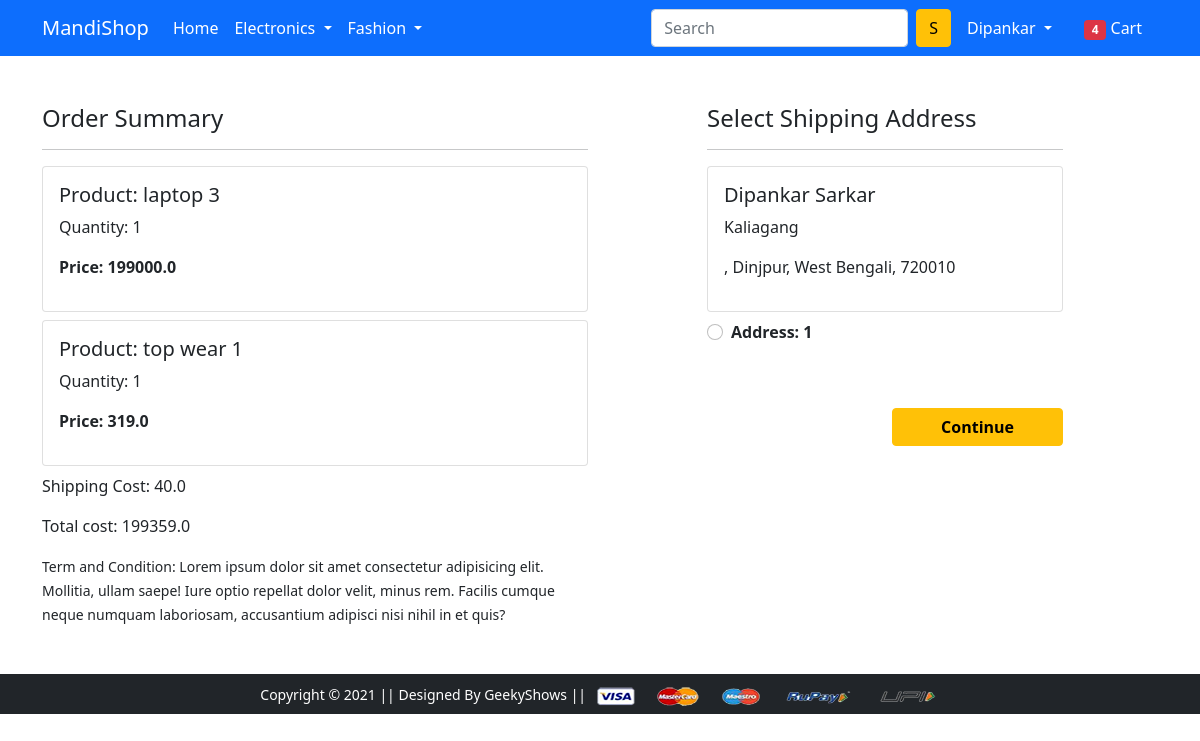
The app's page /checkout/ (signed in) with its own data.
### MyApp/models.py (models this page shows, shortened)
class Cart(models.Model):
    user = models.ForeignKey(User, on_delete=models.CASCADE)
    product = models.ForeignKey(Product, on_delete=models.CASCADE)
    quantity = models.PositiveIntegerField(default=1)
    @property
    def total_cost(self):
        return self.quantity * self.product.discounted_price

class Product(models.Model):
    title = models.CharField(max_length=100)
    selling_price = models.FloatField()
    discounted_price = models.FloatField()
    description = models.TextField()
    brand = models.CharField(max_length=100)
    category = models.CharField(choices=CATEGORY_CHOICES, max_length=2)
    product_image = models.ImageField(upload_to='productimg')

class Customer(models.Model):
    user = models.ForeignKey(User, on_delete=models.CASCADE)
    name = models.CharField(max_length=200)
    locality = models.CharField(max_length=200)
    city = models.CharField(max_length=50)
    zipcode = models.IntegerField()
    state = models.CharField(choices=STATE_CHOICES, max_length=50)

### MyApp/views.py (the view)
# urls.py: path('checkout/', views.checkout, name='checkout'),
@login_required
def checkout(request):
    user = request.user
    add = Customer.objects.filter(user=user)
    cart_items = Cart.objects.filter(user=user)
    amount = 0.0
    shipping_amount = 40.0
    total_amount = 0.0
    cart_product = [p for p in Cart.objects.all() if p.user == user]
    if cart_product:
        for p in cart_product:
            temp_amount = p.quantity * p.product.discounted_price
            amount += temp_amount
        total_amount = amount + shipping_amount
    return render(request, 'app/checkout.html', {'add': add, 'totalamount': total_amount, 'cart_items': cart_items, 'shipping_amount': shipping_amount})

### MyApp/templates/app/checkout.html (shortened to what this page needs)
{% extends 'app/base.html' %}
{% load static %}
{% block main-content %}
<div class="container">
 <div class="row mt-5">
  <div class="col-sm-6">
    <h4>Order Summary</h4>
    <hr>
    {% for item in cart_items %}
      <div class="card mb-2">
        <div class="card-body">
          <h5>Product: {{item.product.title}}</h5>
          <p>Quantity: {{item.quantity}}</p>
          <p class="fw-bold">Price: {{item.total_cost}}</p>
        </div>
      </div>
      {% endfor %}
      <div>
        <p>Shipping Cost: {{shipping_amount}}</p>
        <p>Total cost: {{totalamount}}</p>
      </div>
    <small>Term and Condition: Lorem ipsum dolor sit amet consectetur adipisicing elit. Mollitia, ullam saepe! Iure optio repellat dolor velit, minus rem. Facilis cumque neque numquam laboriosam, accusantium adipisci nisi nihil in et quis?</small>
  </div>
  <div class="col-sm-4 offset-sm-1">
    <h4>Select Shipping Address</h4>
    <hr>
    <form action="/paymentdone">
      {% for ad in add %}
      <div class="card">
        <div class="card-body">
        <h5>{{ad.name}}</h5>
        <p>{{ad.locality}}</p>, {{ad.city}}, {{ad.state}}, {{ad.zipcode}}</p>
        </div>
      </div>
        <div class="form-check mt-2 mb-5">
          <input class="form-check-input" type="radio" name="custid" id="custadd{{forloop.counter}}" value="{{ad.id}}">
          <label class="form-check-label fw-bold" for="custadd{{forloop.counter}}">
            Address: {{forloop.counter}} </label>
        </div>
        {% endfor %}
        <div class="text-end">
          <button type="submit" class="btn btn-warning mt-3 px-5 fw-bold">Continue</button>
        </div>
      </form>
    </div>
  </div>
</div>
{% endblock main-content %}

### MyApp/templates/app/base.html (shortened to what this page needs)
<!DOCTYPE html>
{% load static %}
<html lang="en">
  <head>
    <link
      href="https://cdn.jsdelivr.net/npm/bootstrap@5.0.0-beta1/dist/css/bootstrap.min.css"
      rel="stylesheet"
    />
    <link rel="stylesheet" href="{% static 'app/css/owl.carousel.min.css' %}" />
    <link rel="stylesheet" href="{% static 'app/css/all.min.css' %}" />
    <link rel="stylesheet" href="{% static 'app/css/style.css' %}" />
  </head>
  <body>
    <nav class="navbar navbar-expand-lg navbar-dark bg-primary">
      <div class="container">
        <a class="navbar-brand" href="/">MandiShop</a>
        <div class="collapse navbar-collapse" id="navbarSupportedContent">
          <ul class="navbar-nav me-auto mb-2 mb-lg-0">
            <li class="nav-item">
              <a class="nav-link active" aria-current="page" href="/">Home</a>
            </li>
            <li class="nav-item dropdown">
              <a
                class="nav-link dropdown-toggle text-white"
                href="#"
                id="electronicsDropdown"
                role="button"
                data-bs-toggle="dropdown"
                aria-expanded="false"
              >
                Electronics
              </a>
            </li>
            <li class="nav-item dropdown">
              <a
                class="nav-link dropdown-toggle text-white"
                href="#"
                id="fashionDropdown"
                role="button"
                data-bs-toggle="dropdown"
                aria-expanded="false"
              >
                Fashion
              </a>
            </li>
          </ul>
          <form class="d-flex">
            <input
              class="form-control me-2"
              type="search"
              placeholder="Search"
              aria-label="Search"
            />
            <button class="btn btn-warning" type="submit">S</button>
          </form>
          <div>
            <ul class="navbar-nav me-auto mb-2 mb-lg-0">
              {% if request.user.is_authenticated %}
              <li class="nav-item dropdown mx-2">
                <a
                  class="nav-link dropdown-toggle text-white"
                  href="#"
                  id="profileDropdown"
                  role="button"
                  data-bs-toggle="dropdown"
                  aria-expanded="false"
                >
                  {{ request.user.username|capfirst }}
                </a>
              </li>
              <li class="nav-item mx-2">
                <a href="{% url 'showcart' %}" class="nav-link text-white"
                  ><span class="badge bg-danger">4</span> Cart
                </a>
              </li>
              {% endif %}
            </ul>
          </div>
        </div>
      </div>
    </nav>
     {% block main-content %} {% endblock main-content %}
    <footer class="container-fluid bg-dark text-center p-2 mt-5">
      <small class="text-white"
        >Copyright &copy; 2021 || Designed By GeekyShows ||
      </small>
      <img
        src="{% static 'app/images/payment.png' %}"
        alt=""
        srcset=""
        class="img-fluid"
        height="2px"
      />
    </footer>
  </body>
</html>

### records on screen
Cart: product "laptop 3", quantity "1", total_cost "199000.0"
Cart: product "top wear 1", quantity "1", total_cost "319.0"
Customer: name "Dipankar Sarkar", locality "Kaliagang", city "Dinjpur", state "West Bengali", zipcode "720010"

### other values on screen
{{ request.user.username|capfirst }} "Dipankar"
{{ shipping_amount }} "40.0"
{{ totalamount }} "199359.0"
